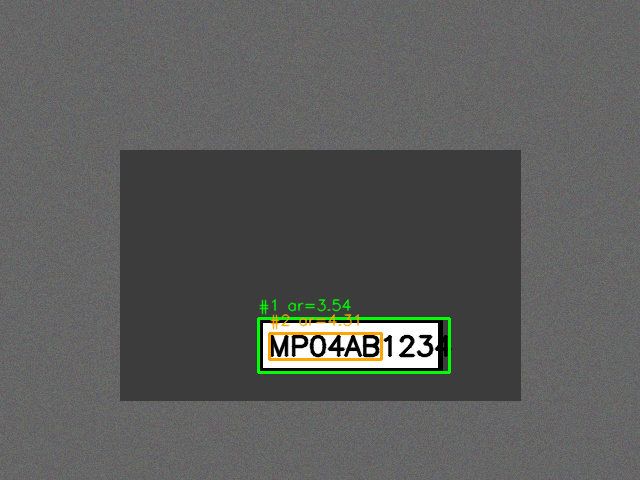
#> input picture synthetic_car1_candidates.png, 640 x 480 px
$ python localize.py synthetic_car1_candidates.png
#> lines starting #> are read from the running program, lines starting #| are printed output that depends on the picture; after the words box and inside, x2 and y2 are one past the last pixel; in counts of white or black regions, pixels touching at a corner belong together
### preprocess.py
"""
preprocess.py
-------------
Module 1: Preprocessing

Takes a raw BGR image and produces:
  - grayscale version
  - noise-reduced version (bilateral filter: smooths flat regions,
    preserves edges -- important because plate borders/characters
    are exactly the edges we need to keep sharp)
  - Canny edge map (used downstream for contour-based localization)

Kept deliberately simple / classical (no deep learning), per the
project scope: OpenCV only.
"""

import cv2
import numpy as np


def to_grayscale(image: np.ndarray) -> np.ndarray:
    """Convert a BGR image to single-channel grayscale."""
    if len(image.shape) == 2:
        return image  # already grayscale
    return cv2.cvtColor(image, cv2.COLOR_BGR2GRAY)


def denoise(gray: np.ndarray, d: int = 11, sigma_color: int = 17,
            sigma_space: int = 17) -> np.ndarray:
    """
    Apply a bilateral filter.

    Unlike Gaussian blur, bilateral filtering smooths noise/texture
    while keeping strong edges intact -- which is exactly what we
    want before edge detection, since we don't want to blur away
    the plate's rectangular border.
    """
    return cv2.bilateralFilter(gray, d, sigma_color, sigma_space)


def detect_edges(denoised: np.ndarray, low_thresh: int = 30,
                  high_thresh: int = 200) -> np.ndarray:
    """Run Canny edge detection on the denoised grayscale image."""
    return cv2.Canny(denoised, low_thresh, high_thresh)


def preprocess_image(image: np.ndarray) -> dict:
    """
    Run the full preprocessing pipeline on a single image.

    Returns a dict with each intermediate stage so callers (and the
    debug/report step) can inspect or save every step if needed.
    """
    gray = to_grayscale(image)
    denoised = denoise(gray)
    edges = detect_edges(denoised)

    return {
        "original": image,
        "gray": gray,
        "denoised": denoised,
        "edges": edges,
    }


# [18 lines that do not run on import are left out]

### localize.py
"""
localize.py
-----------
Module 2: Plate Localization

Given the Canny edge map from preprocess.py, this module:
  1. Finds contours in the edge map.
  2. Filters candidate contours by aspect ratio (plates are
     roughly 2:1 to 5:1, width:height) and by minimum/maximum area
     relative to the image, to throw out noise and implausible
     shapes.
  3. Ranks the surviving candidates and returns the best one(s) as
     bounding boxes (x, y, w, h).

Classical contour-geometry approach -- no ML/DL involved.
"""

from dataclasses import dataclass
from typing import List, Tuple

import cv2
import numpy as np


@dataclass
class PlateCandidate:
    x: int
    y: int
    w: int
    h: int
    area: float
    aspect_ratio: float
    score: float

    @property
    def bbox(self) -> Tuple[int, int, int, int]:
        return (self.x, self.y, self.w, self.h)


def find_candidates(
    edges: np.ndarray,
    image_shape: Tuple[int, int],
    min_aspect: float = 2.0,
    max_aspect: float = 5.5,
    min_area_frac: float = 0.001,
    max_area_frac: float = 0.20,
) -> List[PlateCandidate]:
    """
    Find plausible plate bounding boxes from an edge map.

    Args:
        edges: binary edge map (output of Canny).
        image_shape: (height, width) of the original image, used to
            normalize the area thresholds so they scale with image size.
        min_aspect/max_aspect: acceptable width:height ratio range.
        min_area_frac/max_area_frac: acceptable contour area as a
            fraction of the total image area (filters out both tiny
            noise specks and implausibly large regions).

    Returns:
        List of PlateCandidate, sorted best-first (highest score).
    """
    h_img, w_img = image_shape[:2]
    img_area = float(h_img * w_img)

    # Dilate edges slightly so broken/fragmented plate borders (common
    # with Canny on real-world images) connect into closed contours.
    kernel = np.ones((3, 3), np.uint8)
    dilated = cv2.dilate(edges, kernel, iterations=1)

    contours, _ = cv2.findContours(
        dilated, cv2.RETR_LIST, cv2.CHAIN_APPROX_SIMPLE
    )

    candidates: List[PlateCandidate] = []
    for cnt in contours:
        x, y, w, h = cv2.boundingRect(cnt)
        if h == 0:
            continue

        area = float(w * h)
        area_frac = area / img_area
        aspect_ratio = w / float(h)

        if not (min_area_frac <= area_frac <= max_area_frac):
            continue
        if not (min_aspect <= aspect_ratio <= max_aspect):
            continue

        # Score candidates: prefer boxes whose aspect ratio is close
        # to a "typical" plate ratio (~3.5) and that are reasonably
        # large (larger candidates are usually more reliable than
        # tiny fragments that happened to pass the filters).
        target_aspect = 3.5
        aspect_penalty = abs(aspect_ratio - target_aspect)
        score = area_frac * 10.0 - aspect_penalty

        candidates.append(
            PlateCandidate(
                x=x, y=y, w=w, h=h,
                area=area, aspect_ratio=aspect_ratio, score=score,
            )
        )

    candidates.sort(key=lambda c: c.score, reverse=True)
    return candidates


def non_max_suppress(
    candidates: List[PlateCandidate], iou_thresh: float = 0.3
) -> List[PlateCandidate]:
    """
    Simple greedy NMS so overlapping boxes around the same plate
    don't all get reported as separate candidates.
    """
    def iou(a: PlateCandidate, b: PlateCandidate) -> float:
        ax2, ay2 = a.x + a.w, a.y + a.h
        bx2, by2 = b.x + b.w, b.y + b.h
        ix1, iy1 = max(a.x, b.x), max(a.y, b.y)
        ix2, iy2 = min(ax2, bx2), min(ay2, by2)
        iw, ih = max(0, ix2 - ix1), max(0, iy2 - iy1)
        inter = iw * ih
        if inter == 0:
            return 0.0
        union = a.area + b.area - inter
        return inter / union if union > 0 else 0.0

    kept: List[PlateCandidate] = []
    for cand in candidates:
        if all(iou(cand, k) < iou_thresh for k in kept):
            kept.append(cand)
    return kept


def localize_plates(
    edges: np.ndarray,
    image_shape: Tuple[int, int],
    top_k: int = 3,
) -> List[PlateCandidate]:
    """Full localization step: find candidates, dedupe, return top_k."""
    candidates = find_candidates(edges, image_shape)
    candidates = non_max_suppress(candidates)
    return candidates[:top_k]


def draw_candidates(
    image: np.ndarray, candidates: List[PlateCandidate]
) -> np.ndarray:
    """Return a copy of `image` with bounding boxes drawn (for the report)."""
    out = image.copy()
    for i, c in enumerate(candidates):
        color = (0, 255, 0) if i == 0 else (0, 165, 255)
        cv2.rectangle(out, (c.x, c.y), (c.x + c.w, c.y + c.h), color, 2)
        cv2.putText(
            out, f"#{i+1} ar={c.aspect_ratio:.2f}",
            (c.x, max(0, c.y - 8)),
            cv2.FONT_HERSHEY_SIMPLEX, 0.5, color, 1, cv2.LINE_AA,
        )
    return out


if __name__ == "__main__":
    import sys
    from preprocess import preprocess_image

    if len(sys.argv) != 2:
        print("Usage: python localize.py <image_path>")
        sys.exit(1)

    img = cv2.imread(sys.argv[1])
#> img is the input picture: shape (480, 640, 3); mean B, G, R 90.5, 92.5, 91.4
    if img is None:
        print(f"Could not read image: {sys.argv[1]}")
        sys.exit(1)

    stages = preprocess_image(img)
#> in detect_edges, `return cv2.Canny(denoised, low_thresh, high_thresh)`:
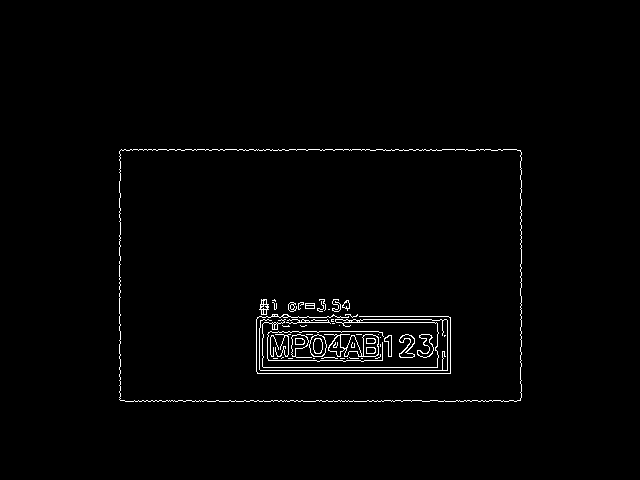
#> returned value: shape (480, 640); 1.5% white in thin lines or dots, all inside (x1, y1, x2, y2) = (119, 149, 522, 402)
#> stages = 4 items
    cands = localize_plates(stages["edges"], img.shape)
#> in find_candidates, `dilated = cv2.dilate(edges, kernel, iterations=1)`:
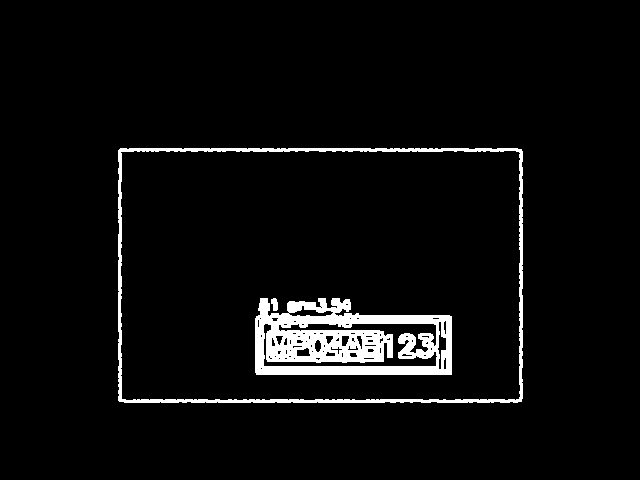
#> dilated: shape (480, 640); 4.6% white; 3 white regions
#> in find_candidates, `contours, _ = cv2.findContours( dilated, cv2.RETR_LIST, cv2.CHAIN_APPR..`: contours = 84 contours, 57 with area under 20; largest, box (x1, y1, x2, y2) and area: (118, 148, 523, 403) 102387, (120, 150, 521, 401) 99126, (255, 298, 452, 375) 12506, (263, 323, 438, 367) 2843, (288, 305, 334, 317) 238
#> the loop in find_candidates, `for cnt in contours:` made 84 passes
#> (x, y, w, h, area, area_frac, aspect_ratio) on passes 4, 19, 24, 36, 40, 42, 43, 48: (315, 357, 6, 4, 24, 7.81e-05, 1.5), (277, 350, 5, 5, 25, 8.14e-05, 1), (379, 347, 3, 7, 21, 6.84e-05, 0.429), (367, 339, 7, 4, 28, 9.11e-05, 1.75), (386, 337, 5, 4, 20, 6.51e-05, 1.25), (351, 337, 4, 5, 20, 6.51e-05, 0.8), (335, 337, 5, 5, 25, 8.14e-05, 1), (365, 335, 8, 3, 24, 7.81e-05, 2.67)
#> after the loop in find_candidates, `for cnt in contours:`: candidates = 3 items
#> the loop in non_max_suppress, `for cand in candidates:` made 3 passes
#> after the loop in non_max_suppress, `for cand in candidates:`: kept = 2 items
#> cands = 2 items
    print(f"Found {len(cands)} candidate(s):")
#| Found 2 candidate(s):
    for c in cands:
        print(f"  bbox={c.bbox} aspect={c.aspect_ratio:.2f} score={c.score:.3f}")
#> this loop made 2 passes
#|   bbox=(263, 323, 175, 44) aspect=3.98 score=-0.227
#|   bbox=(288, 305, 46, 12) aspect=3.83 score=-0.315

    overlay = draw_candidates(img, cands)
#> the loop in draw_candidates, `for i, c in enumerate(candidates):` made 2 passes
#> color on passes 1 to 2: (0, 255, 0), (0, 165, 255)
#> after the loop in draw_candidates, `for i, c in enumerate(candidates):`:
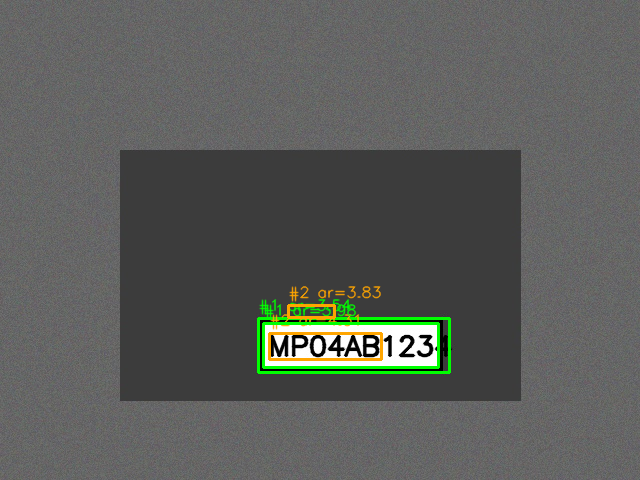
#> out: shape (480, 640, 3); 0.91% of pixels changed, all inside (x1, y1, x2, y2) = (262, 286, 440, 369)
    cv2.imwrite("/tmp/localize_overlay.png", overlay)
    print("Saved overlay -> /tmp/localize_overlay.png")
